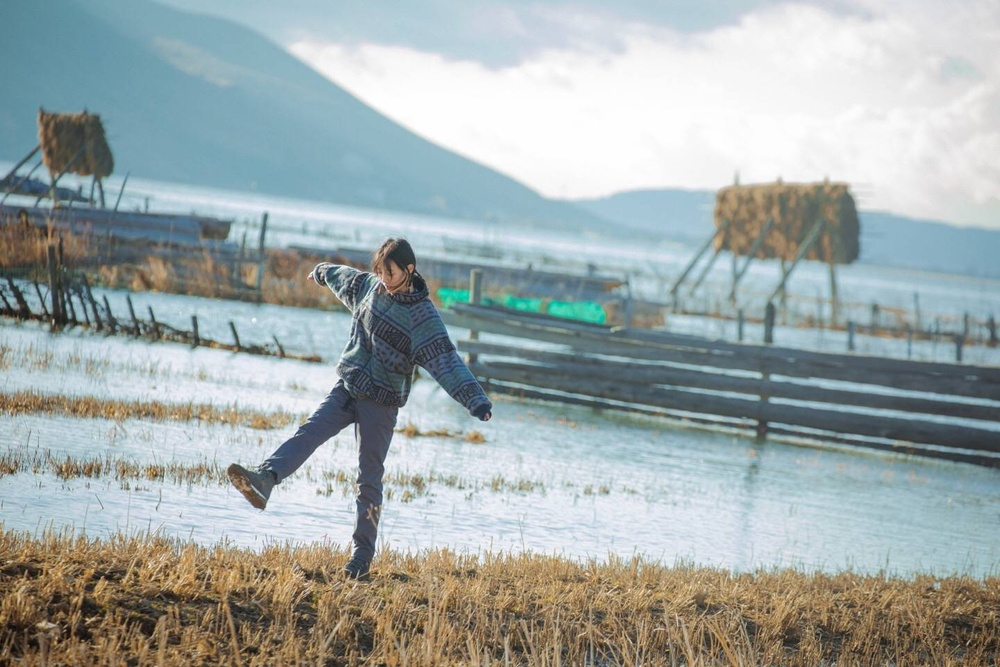
#> input picture assignment4/hw4_2_BBH.jpg, 1000 x 667 px, shrunk from 1440 x 960 before the run
$ jupyter execute '2_灰度直方图均衡化 - 副本.ipynb'   (shell and % lines are left out)
#> lines starting #> are read from the running program, lines starting #| are printed output that depends on the picture
[cell 1]
import numpy as np
from PIL import Image
import matplotlib.pyplot as plt
import matplotlib.cm as cm

[cell 2]
# 读入图片并转成灰度格式
#将image转化成数组格式
name = 'hw4_2_BBH.jpg'
image_array = np.array(Image.open(name).convert("L"))
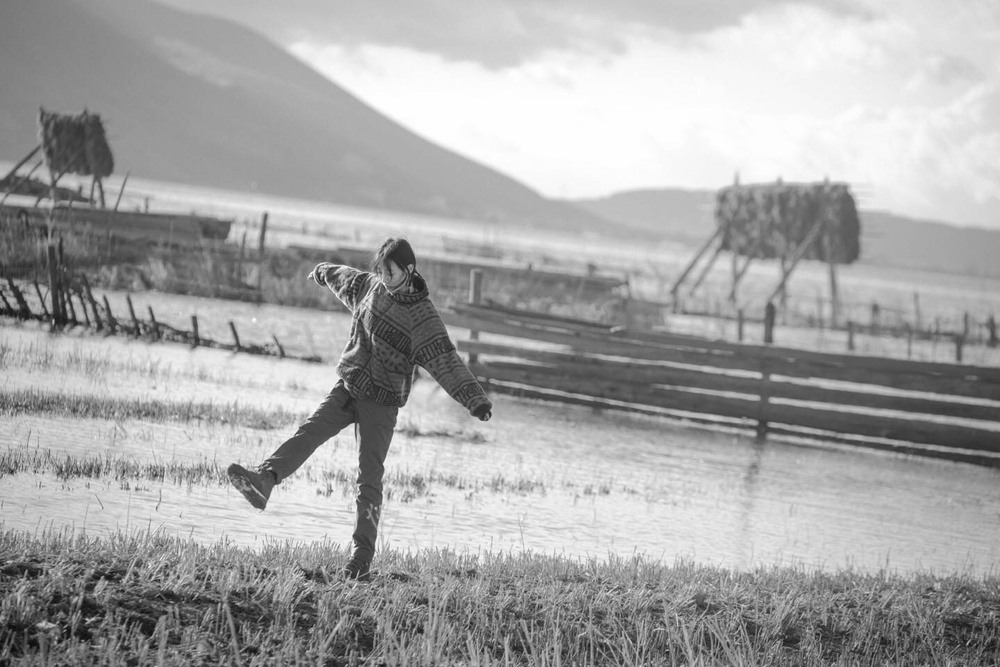
#> image_array: shape (667, 1000); min 8, max 255, mean 166.5

# 灰度图均衡化

[cell 3]
# 算法
def gray2balanced(image_array, bins=256):
    # 数组flatten
    # 返回频数，直方图区间坐标
#> called with bins = 256
    hist, bins = np.histogram(image_array.flatten(), bins)
#> hist = 256 values, max 12811 at index 254, min 0 at index 28, mean 2605.5; bins = 257 values from 8 to 255

    # 利用公式，计算直方图的累积函数
    cdf = hist.cumsum()
#> cdf = 256 values from 1 to 667000

    # 将累积函数的值转化成像素值  [0,255]
    cdf = 255.0* cdf
#> cdf = 256 values from 255 to 170085000

    # 利用累积函数值对原图像灰度矩阵 差值，Notice
    balanced_imgarray = np.interp(image_array.flatten(), bins[:256], cdf)

    # 返回均衡化后的图像矩阵
    return balanced_imgarray.reshape(image_array.shape)
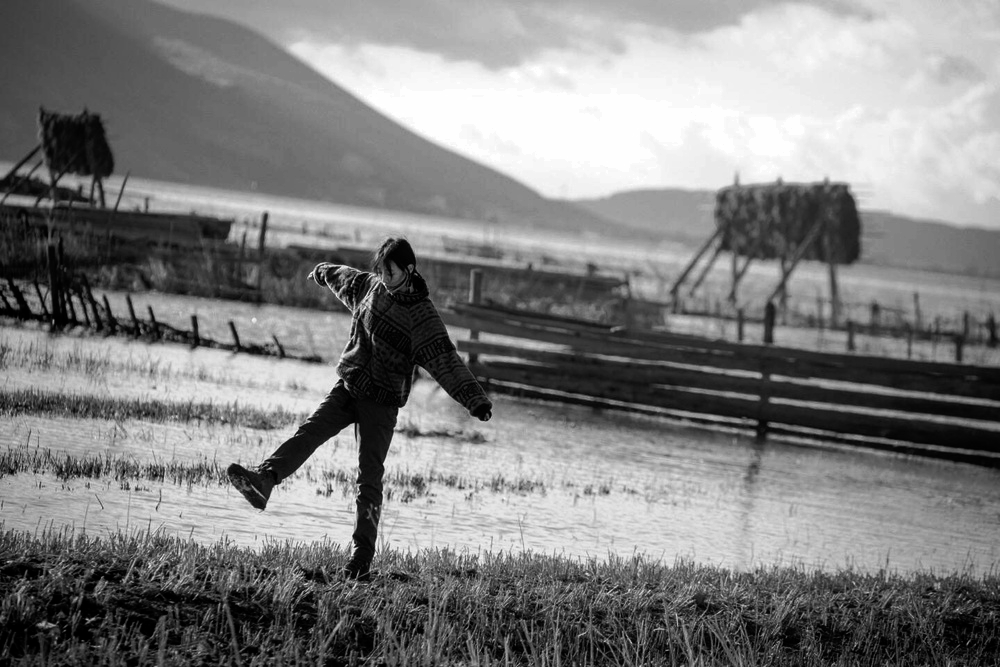
#> returned value: shape (667, 1000) float64; min 255, max 170085000, mean 85953097.9; drawn with min black and max white

[cell 4]
plt.figure(figsize=(10, 10))
# 1-原图的灰度图
plt.subplot(3, 2, 1)
plt.title('Histogram of the gray picture')
plt.hist(image_array.flatten(), 256)

plt.subplot(3, 2, 2)
plt.title('The gray picture')
plt.imshow(image_array, cmap='gray')
plt.axis("off")
# 2-均衡化
gray2balanced_img = gray2balanced(image_array)

plt.subplot(3, 2, 3)
plt.title('Histogram of the gray2balanced picture')
plt.hist(gray2balanced_img.flatten(), 256)

plt.subplot(3, 2, 4)
plt.title('The gray2balanced picture')
plt.imshow(gray2balanced_img, cmap='gray')
plt.axis("off")

# 3-显示对比与原图差别
difference = -image_array + gray2balanced_img
plt.subplot(3, 2, 5)
plt.title('Histogram of the difference')
plt.hist(difference.flatten(), 256)

plt.subplot(3, 2, 6)
plt.title('Difference between two pictures')
plt.imshow(difference, cmap='gray')
plt.axis("off")
# 保存图片
plt.savefig('2_balance_image.png')
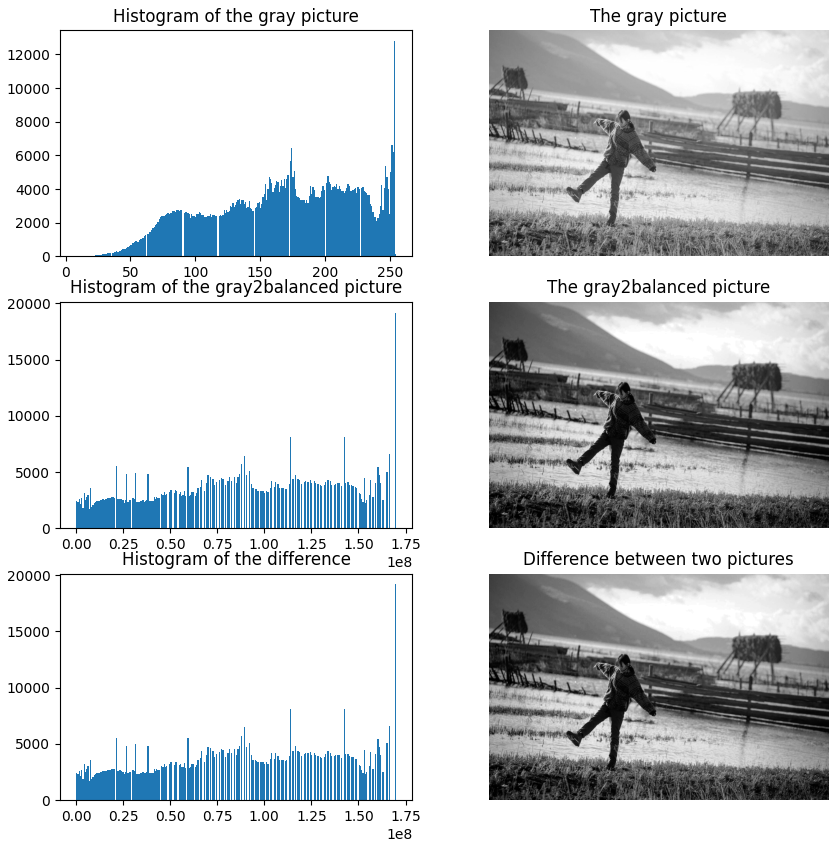
#> figure drawn by matplotlib, 6 panels; panel 1: tallest bar 12811 high, from x = 253.1 to 254; panel 3: tallest bar 19186 high, from x = 169420606.5 to 170085000; panel 5: tallest bar 19186 high, from x = 169420608.4 to 170085001
